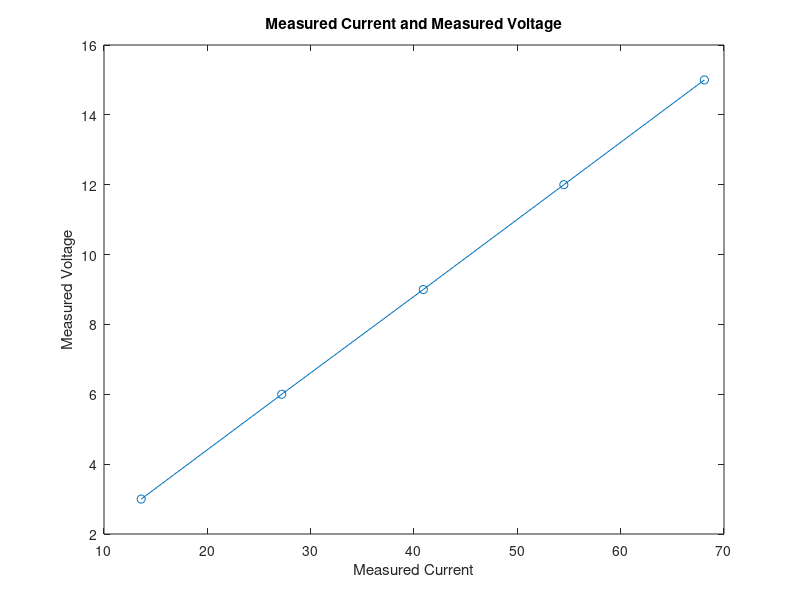

Write the MATLAB code that produced this figure.
%% this script is used to plot the ohm's law experiment.

data = load("tr_and_ar.dat");
measured_voltage_reading = data(1, :);
measured_current_reading = data(2, :);
theoretical_voltage_reading = data(3, :);
theoretical_current_reading = data(4, :);



plot(theoretical_current_reading, measured_voltage_reading, 'Marker', 'o');
xlabel("Measured Current");
ylabel("Measured Voltage");
title("Measured Current and Measured Voltage");